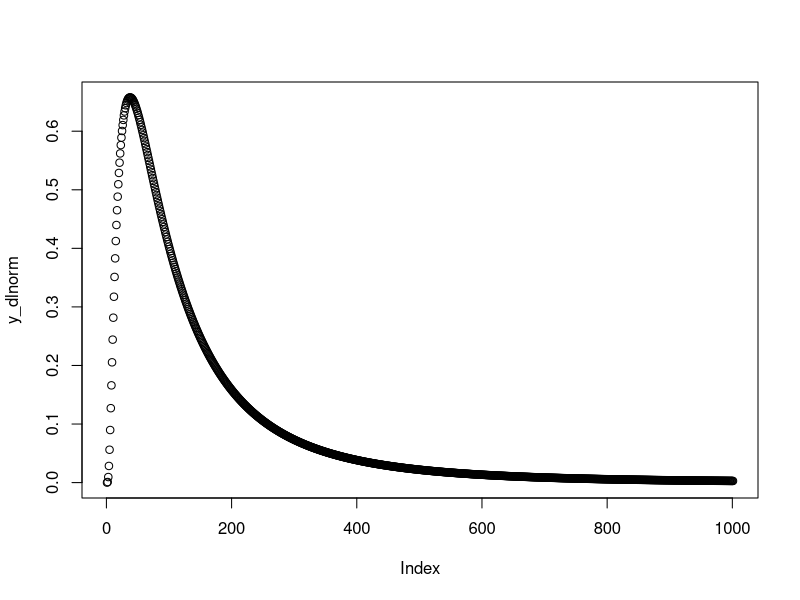
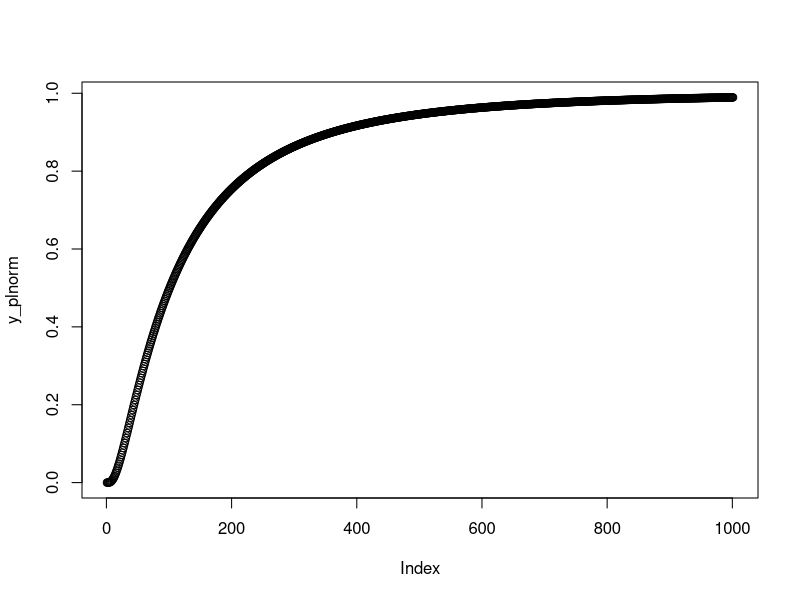
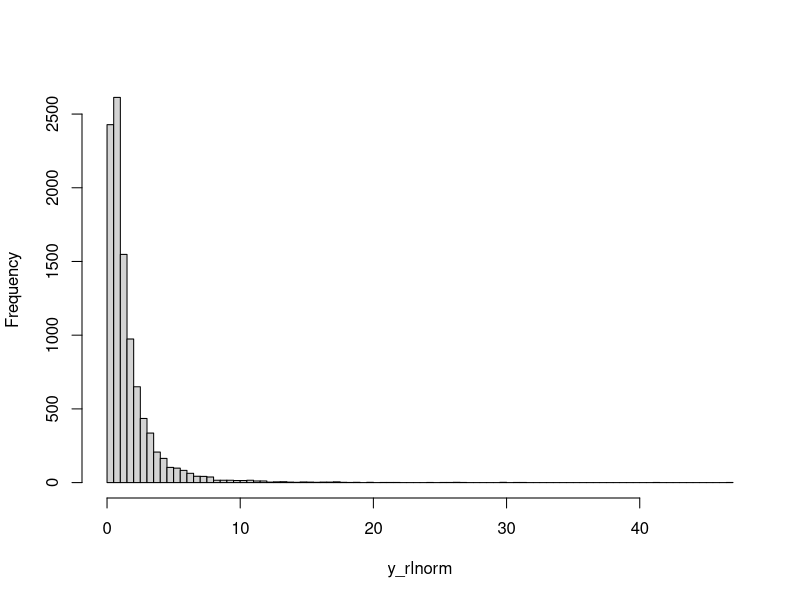

The R script that drew these images, in order:
# Log Normal Probability Density Function (dlnorm)
x_dlnorm <- seq(0, 10, by = 0.01)                       # Specify x-values for dlnorm function
y_dlnorm <- dlnorm(x_dlnorm)                            # Apply dlnorm function
plot(y_dlnorm)                                          # Plot dlnorm values


# Log Normal Cumulative Distribution Function (plnorm)
x_plnorm <- seq(0, 10, by = 0.01)                       # Specify x-values for plnorm function
y_plnorm <- plnorm(x_plnorm)                            # Apply plnorm function
plot(y_plnorm)                                          # Plot plnorm values


# Generating Random Numbers (rlnorm)
set.seed(123)                                           # Set seed for reproducibility
N <- 10000                                              # Specify sample size
y_rlnorm <- rlnorm(N)                                   # Draw N log normally distributed values
hist(y_rlnorm,                                          # Plot of randomly drawn log normal density
     breaks = 100,
     main = "")